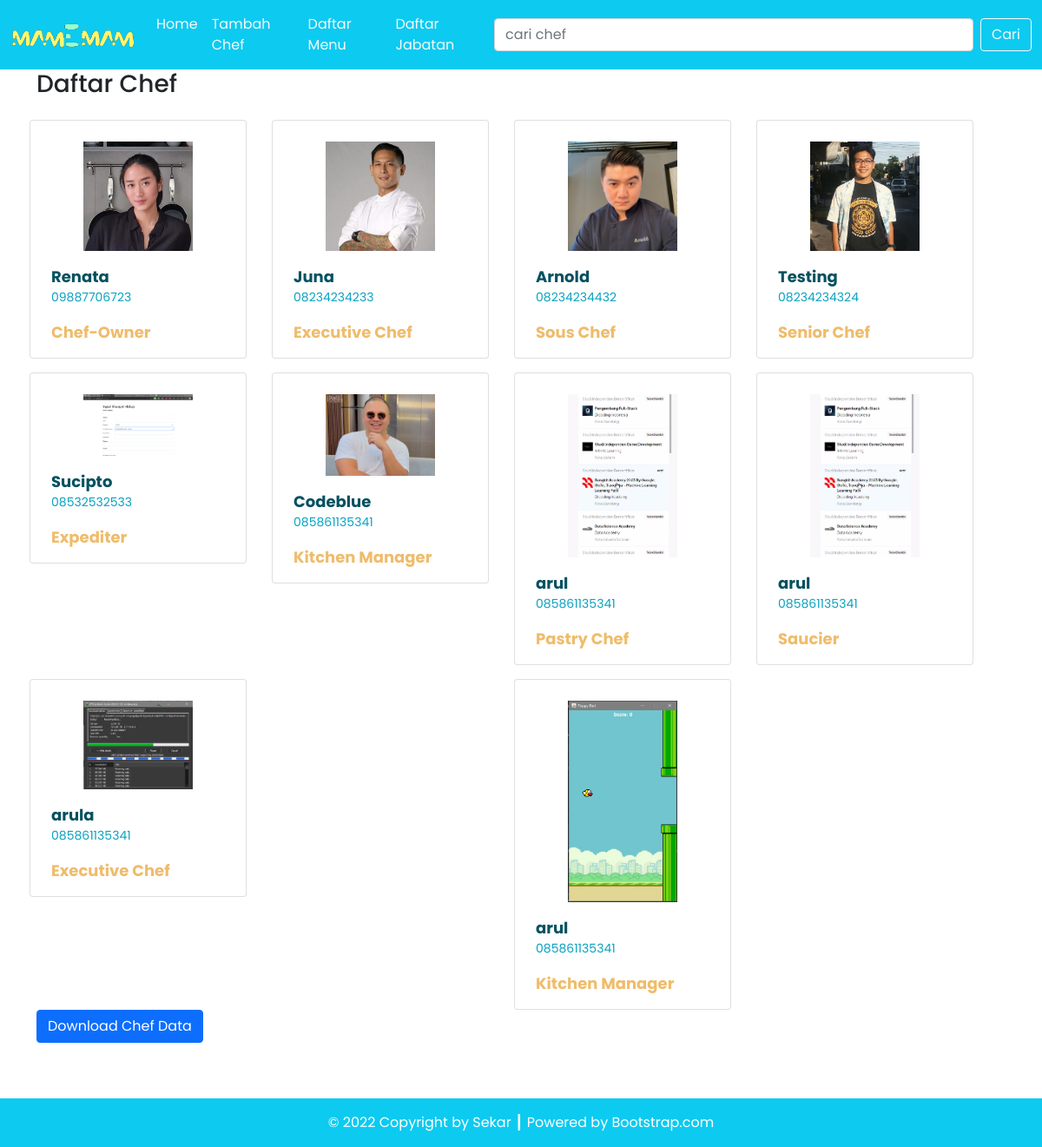
/dpbo_tp3/index.php, run on the app's committed database.
### tables this page shows
CREATE TABLE `chef` (
  `id_chef` int(11) NOT NULL AUTO_INCREMENT,
  `nama_chef` varchar(50) NOT NULL,
  `no_telp_chef` varchar(14) NOT NULL,
  `alamat_chef` varchar(50) NOT NULL,
  `jenis_kelamin_chef` varchar(11) NOT NULL,
  `foto_chef` varchar(100) NOT NULL,
  `id_jabatan` int(11) DEFAULT NULL,
  PRIMARY KEY (`id_chef`),
  KEY `fk_chefjabatan` (`id_jabatan`),
  CONSTRAINT `fk_chefjabatan` FOREIGN KEY (`id_jabatan`) REFERENCES `jabatan` (`id_jabatan`) ON DELETE NO ACTION ON UPDATE NO ACTION
);

CREATE TABLE `jabatan` (
  `id_jabatan` int(11) NOT NULL AUTO_INCREMENT,
  `nama_jabatan` char(255) DEFAULT NULL,
  PRIMARY KEY (`id_jabatan`)
);

### dpbo_tp3/config/db.php (called while the page is built)
<?php
$DB_HOST = "localhost";
$DB_USERNAME = "root";
$DB_PASSWORD = "";
$DB_NAME = "db_restoran";

### dpbo_tp3/classes/DB.php (called while the page is built, shortened)
<?php
class DB
{
    private $hostname;
    private $username;
    private $password;
    private $dbname;
    private $conn;
    private $result;
    function __construct($hostname, $username, $password, $dbname)
    {
        $this->hostname = $hostname;
        $this->username = $username;
        $this->password = $password;
        $this->dbname = $dbname;
    }
    function open()
    {
        $this->conn = mysqli_connect($this->hostname, $this->username, $this->password, $this->dbname);
    }
    function execute($query)
    {
        $this->result = mysqli_query($this->conn, $query);
    }
    function getResult()
    {
        return mysqli_fetch_array($this->result);
    }
}

### dpbo_tp3/classes/Chef.php (called while the page is built, shortened)
<?php
class Chef extends DB
{
    function getChefJoin()
    {
        $query = "SELECT * FROM chef JOIN jabatan ON chef.id_jabatan=jabatan.id_jabatan ORDER BY chef.id_chef";
        return $this->execute($query);
    }
}

### dpbo_tp3/index.php (the view, shortened to what this page needs)
<?php
include('config/db.php');
include('classes/DB.php');
include('classes/Template.php');
include('classes/Chef.php');
$listChef = new Chef($DB_HOST, $DB_USERNAME, $DB_PASSWORD, $DB_NAME);
$listChef->open();
$listChef->getChefJoin();
$data = null;
while ($row = $listChef->getResult()) {
    $data .= '<div class="col gx-2 gy-3 justify-content-center">' .
        '<div class="card pt-4 px-2 pengurus-thumbnail">
        <a href="detail.php?id=' . $row['id_chef'] . '">
            <div class="row justify-content-center">
                <img src="assets/images/chefs/' . $row['foto_chef'] . '" class="card-img-top" alt="' . $row['foto_chef'] . '">
            </div>
            <div class="card-body">
                <p class="card-text pengurus-nama my-0">' . $row['nama_chef'] . '</p>
                <p class="card-text divisi-nama">' . $row['no_telp_chef'] . '</p>
                <p class="card-text jabatan-nama my-0">' . $row['nama_jabatan'] . '</p>
            </div>
        </a>
    </div>
    </div>';
}

### dpbo_tp3/classes/Template.php (shortened to what this page needs)
<?php
class Template
{
    var $content = '';
    function __construct($filename = '')
    {
        $this->content = implode('', @file($filename));
    }
    function clear()
    {
        $this->content = preg_replace("/DATA_[A-Z|_|0-9]+/", "", $this->content);
    }
    function write()
    {
        print $this->content;
    }
    function replace($old = '', $new = '')
    {
        if (is_int($new)) {
            $value = sprintf("%d", $new);
        } elseif (is_float($new)) {
            $value = sprintf("%f", $new);
        } elseif (is_array($new)) {
            $value = '';
            foreach ($new as $item) {
                $value .= $item . ' ';
            }
        } else {
            $value = $new;
        }
        $this->content = preg_replace("/$old/", $value, $this->content);
    }
}

### data on the page
chef: foto_chef (picture), nama_chef "Renata", no_telp_chef "09887706723", id_jabatan.nama_jabatan "Chef-Owner"
chef: foto_chef (picture), nama_chef "Juna", no_telp_chef "08234234233", id_jabatan.nama_jabatan "Executive Chef"
chef: foto_chef (picture), nama_chef "Arnold", no_telp_chef "08234234432", id_jabatan.nama_jabatan "Sous Chef"
chef: foto_chef (picture), nama_chef "Testing", no_telp_chef "08234234324", id_jabatan.nama_jabatan "Senior Chef"
chef: foto_chef (picture), nama_chef "Sucipto", no_telp_chef "08532532533", id_jabatan.nama_jabatan "Expediter"
chef: foto_chef (picture), nama_chef "Codeblue", no_telp_chef "085861135341", id_jabatan.nama_jabatan "Kitchen Manager"
chef: foto_chef (picture), nama_chef "arul", no_telp_chef "085861135341", id_jabatan.nama_jabatan "Pastry Chef"
chef: foto_chef (picture), nama_chef "arul", no_telp_chef "085861135341", id_jabatan.nama_jabatan "Saucier"
chef: foto_chef (picture), nama_chef "arula", no_telp_chef "085861135341", id_jabatan.nama_jabatan "Executive Chef"
chef: foto_chef (picture), nama_chef "arul", no_telp_chef "085861135341", id_jabatan.nama_jabatan "Kitchen Manager"
